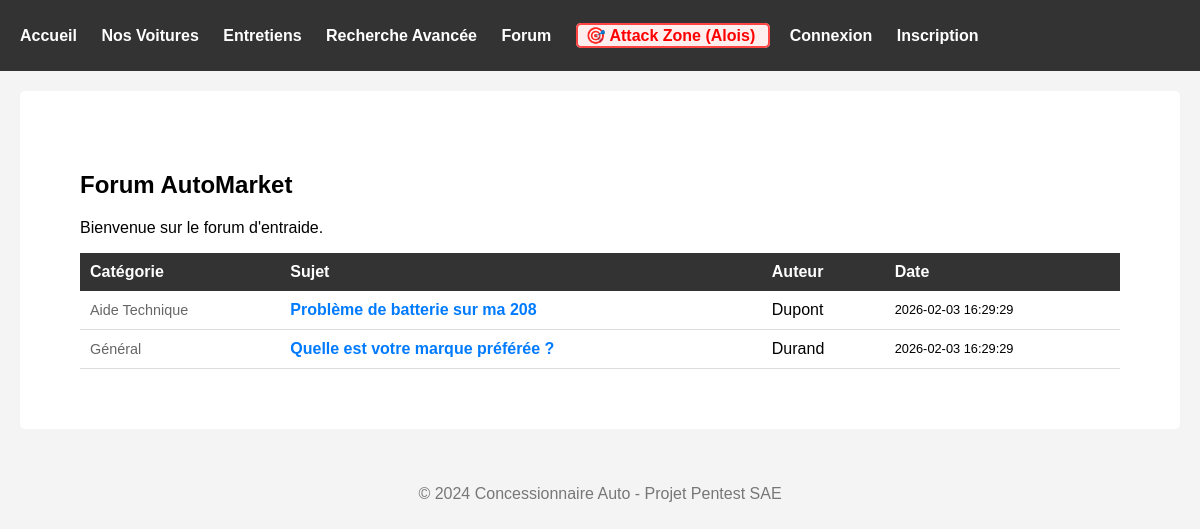
Page /index.php?page=forum on the committed database.
### tables this page shows
CREATE TABLE Forum_Sujets (
    id_categorie INT,
    id_auteur INT,
    titre VARCHAR(255) NOT NULL,
    date_creation DATETIME DEFAULT CURRENT_TIMESTAMP,
    FOREIGN KEY (id_categorie) REFERENCES Forum_Categories(id_categorie) ON DELETE CASCADE,
    FOREIGN KEY (id_auteur) REFERENCES Users(id_user) ON DELETE SET NULL
);

CREATE TABLE Forum_Categories (
    id_categorie INT PRIMARY KEY AUTO_INCREMENT,
    titre VARCHAR(100) NOT NULL,
    description TEXT
);

CREATE TABLE IF NOT EXISTS Users (
    id_user INT PRIMARY KEY AUTO_INCREMENT,
    nom VARCHAR(50),
    prenom VARCHAR(50),
    email VARCHAR(100) UNIQUE NOT NULL,
    mdp VARCHAR(255) NOT NULL,
    role ENUM('client', 'premium', 'vendeur', 'admin') DEFAULT 'client',
    porte_monnaie DECIMAL(10, 2) DEFAULT 0.00,
    date_inscription DATETIME DEFAULT CURRENT_TIMESTAMP
);

### pages/forum.php (the view)
<?php
require_once 'includes/db_connect.php';
if (isset($_GET['sujet_id'])) {
    $id_sujet = (int) $_GET['sujet_id'];
    $stmt = $pdo->prepare("SELECT S.*, U.nom as auteur_nom FROM Forum_Sujets S LEFT JOIN Users U ON S.id_auteur = U.id_user WHERE id_sujet = ?");
    $stmt->execute([$id_sujet]);
    $sujet = $stmt->fetch();
    $stmt = $pdo->prepare("SELECT R.*, U.nom as auteur_nom FROM Forum_Reponses R LEFT JOIN Users U ON R.id_auteur = U.id_user WHERE id_sujet = ? ORDER BY date_publication ASC");
    $stmt->execute([$id_sujet]);
    $reponses = $stmt->fetchAll();
    if ($_SERVER['REQUEST_METHOD'] === 'POST' && isset($_POST['contenu'])) {
        if (isset($_SESSION['user_id'])) {
            $contenu = $_POST['contenu'];
            $sql_insert = "INSERT INTO Forum_Reponses (id_sujet, id_auteur, contenu) VALUES (?, ?, ?)";
            $pdo->prepare($sql_insert)->execute([$id_sujet, $_SESSION['user_id'], $contenu]);
            header("Location: index.php?page=forum&sujet_id=$id_sujet");
            exit;
        }
    }
    ?>
    <div class="container">
        <a href="index.php?page=forum" style="text-decoration: none;">&larr; Retour aux sujets</a>
        <h2>Discussion : <?php echo htmlspecialchars($sujet['titre']); ?></h2>
        <div class="messages-list">
            <?php foreach ($reponses as $msg): ?>
                <div style="border: 1px solid #ddd; padding: 10px; margin-bottom: 10px; background: white;">
                    <strong style="color: #555;"><?php echo htmlspecialchars($msg['auteur_nom']); ?></strong>
                    <span style="font-size: 0.8em; color: #999;">(<?php echo $msg['date_publication']; ?>)</span>
                    <hr style="margin: 5px 0; border: 0; border-top: 1px solid #eee;">
                    <p><?php echo $msg['contenu']; ?></p>
                </div>
            <?php endforeach; ?>
        </div>
        <?php if (isset($_SESSION['user_id'])): ?>
            <h3>Répondre</h3>
            <form method="POST">
                <textarea name="contenu" style="width: 100%; height: 80px;" required></textarea><br>
                <button type="submit" style="margin-top: 5px;">Envoyer</button>
            </form>
        <?php else: ?>
            <p style="color: red;">Connectez-vous pour répondre.</p>
        <?php endif; ?>
    </div>
<?php
} else {
    $stmt = $pdo->query("SELECT S.*, C.titre as cat_titre, U.nom as auteur_nom
                         FROM Forum_Sujets S
                         LEFT JOIN Forum_Categories C ON S.id_categorie = C.id_categorie
                         LEFT JOIN Users U ON S.id_auteur = U.id_user
                         ORDER BY S.date_creation DESC");
    $sujets = $stmt->fetchAll();
    ?>
    <div class="container">
        <h2>Forum AutoMarket</h2>
        <p>Bienvenue sur le forum d'entraide.</p>
        <table style="width: 100%; border-collapse: collapse; background: white;">
            <thead>
                <tr style="background: #333; color: white; text-align: left;">
                    <th style="padding: 10px;">Catégorie</th>
                    <th style="padding: 10px;">Sujet</th>
                    <th style="padding: 10px;">Auteur</th>
                    <th style="padding: 10px;">Date</th>
                </tr>
            </thead>
            <tbody>
                <?php foreach ($sujets as $s): ?>
                    <tr style="border-bottom: 1px solid #ddd;">
                        <td style="padding: 10px; font-size: 0.9em; color: #666;">
                            <?php echo htmlspecialchars($s['cat_titre']); ?></td>
                        <td style="padding: 10px;">
                            <a href="index.php?page=forum&sujet_id=<?php echo $s['id_sujet']; ?>"
                                style="font-weight: bold; color: #007bff; text-decoration: none;">
                                <?php echo htmlspecialchars($s['titre']); ?>
                            </a>
                        </td>
                        <td style="padding: 10px;"><?php echo htmlspecialchars($s['auteur_nom']); ?></td>
                        <td style="padding: 10px; font-size: 0.8em;"><?php echo $s['date_creation']; ?></td>
                    </tr>
                <?php endforeach; ?>
            </tbody>
        </table>
    </div>
<?php } ?>

### css/style.css (style rules this page uses)
body { font-family: sans-serif; margin: 0; padding: 0; background-color: #f4f4f4; }
.container { padding: 20px; background: white; margin: 20px; border-radius: 5px; }

### rows in the picture
forum_sujets: id_categorie.titre "Aide Technique", titre "Problème de batterie sur ma 208", id_auteur.nom "Dupont", date_creation "2026-02-03 16:29:29"
forum_sujets: id_categorie.titre "Général", titre "Quelle est votre marque préférée ?", id_auteur.nom "Durand", date_creation "2026-02-03 16:29:29"
